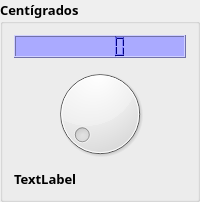
    <widget class="QGroupBox" name="groupBox">
     <property name="font">
      <font>
       <family>Verdana Pro Semibold</family>
       <pointsize>10</pointsize>
       <weight>75</weight>
       <bold>true</bold>
      </font>
     </property>
     <property name="styleSheet">
      <string notr="true"/>
     </property>
     <property name="title">
      <string>Centígrados</string>
     </property>
     <layout class="QVBoxLayout" name="verticalLayout">
      <item>
       <widget class="QLCDNumber" name="lcdCent">
        <property name="palette">
         <palette>
          <active>
           <colorrole role="WindowText">
            <brush brushstyle="SolidPattern">
             <color alpha="255">
              <red>0</red>
              <green>0</green>
              <blue>0</blue>
             </color>
            </brush>
           </colorrole>
           <colorrole role="Button">
            <brush brushstyle="SolidPattern">
             <color alpha="255">
              <red>0</red>
              <green>0</green>
              <blue>255</blue>
             </color>
            </brush>
           </colorrole>
           <colorrole role="Light">
            <brush brushstyle="SolidPattern">
             <color alpha="255">
              <red>127</red>
              <green>127</green>
              <blue>255</blue>
             </color>
            </brush>
           </colorrole>
           <colorrole role="Midlight">
            <brush brushstyle="SolidPattern">
             <color alpha="255">
              <red>63</red>
              <green>63</green>
              <blue>255</blue>
             </color>
            </brush>
           </colorrole>
           <colorrole role="Dark">
            <brush brushstyle="SolidPattern">
             <color alpha="255">
              <red>0</red>
              <green>0</green>
              <blue>127</blue>
             </color>
            </brush>
           </colorrole>
           <colorrole role="Mid">
            <brush brushstyle="SolidPattern">
             <color alpha="255">
              <red>0</red>
              <green>0</green>
              <blue>170</blue>
             </color>
            </brush>
           </colorrole>
           <colorrole role="Text">
            <brush brushstyle="SolidPattern">
             <color alpha="255">
              <red>0</red>
              <green>0</green>
              <blue>0</blue>
             </color>
            </brush>
           </colorrole>
           <colorrole role="BrightText">
            <brush brushstyle="SolidPattern">
             <color alpha="255">
              <red>255</red>
              <green>255</green>
              <blue>255</blue>
             </color>
            </brush>
           </colorrole>
           <colorrole role="ButtonText">
            <brush brushstyle="SolidPattern">
             <color alpha="255">
              <red>0</red>
              <green>0</green>
              <blue>0</blue>
             </color>
            </brush>
           </colorrole>
           <colorrole role="Base">
            <brush brushstyle="SolidPattern">
             <color alpha="255">
              <red>255</red>
              <green>255</green>
              <blue>255</blue>
             </color>
            </brush>
           </colorrole>
           <colorrole role="Window">
            <brush brushstyle="SolidPattern">
             <color alpha="255">
              <red>0</red>
              <green>0</green>
              <blue>255</blue>
             </color>
            </brush>
           </colorrole>
           <colorrole role="Shadow">
            <brush brushstyle="SolidPattern">
             <color alpha="255">
              <red>0</red>
              <green>0</green>
              <blue>0</blue>
             </color>
            </brush>
           </colorrole>
           <colorrole role="AlternateBase">
            <brush brushstyle="SolidPattern">
             <color alpha="255">
              <red>127</red>
              <green>127</green>
              <blue>255</blue>
             </color>
            </brush>
           </colorrole>
           <colorrole role="ToolTipBase">
            <brush brushstyle="SolidPattern">
             <color alpha="255">
              <red>255</red>
              <green>255</green>
              <blue>220</blue>
             </color>
            </brush>
           </colorrole>
           <colorrole role="ToolTipText">
            <brush brushstyle="SolidPattern">
             <color alpha="255">
              <red>0</red>
              <green>0</green>
              <blue>0</blue>
             </color>
            </brush>
           </colorrole>
           <colorrole role="PlaceholderText">
            <brush brushstyle="SolidPattern">
             <color alpha="128">
              <red>0</red>
              <green>0</green>
              <blue>0</blue>
             </color>
            </brush>
           </colorrole>
          </active>
          <inactive>
           <colorrole role="WindowText">
            <brush brushstyle="SolidPattern">
             <color alpha="255">
              <red>0</red>
              <green>0</green>
              <blue>0</blue>
             </color>
            </brush>
           </colorrole>
           <colorrole role="Button">
            <brush brushstyle="SolidPattern">
             <color alpha="255">
              <red>0</red>
              <green>0</green>
              <blue>255</blue>
             </color>
            </brush>
           </colorrole>
           <colorrole role="Light">
            <brush brushstyle="SolidPattern">
             <color alpha="255">
              <red>127</red>
              <green>127</green>
              <blue>255</blue>
             </color>
            </brush>
           </colorrole>
           <colorrole role="Midlight">
            <brush brushstyle="SolidPattern">
             <color alpha="255">
              <red>63</red>
              <green>63</green>
              <blue>255</blue>
             </color>
            </brush>
           </colorrole>
           <colorrole role="Dark">
            <brush brushstyle="SolidPattern">
             <color alpha="255">
              <red>0</red>
              <green>0</green>
              <blue>127</blue>
             </color>
            </brush>
           </colorrole>
           <colorrole role="Mid">
            <brush brushstyle="SolidPattern">
             <color alpha="255">
              <red>0</red>
              <green>0</green>
              <blue>170</blue>
             </color>
            </brush>
           </colorrole>
           <colorrole role="Text">
            <brush brushstyle="SolidPattern">
             <color alpha="255">
              <red>0</red>
              <green>0</green>
              <blue>0</blue>
             </color>
            </brush>
           </colorrole>
           <colorrole role="BrightText">
            <brush brushstyle="SolidPattern">
             <color alpha="255">
              <red>255</red>
              <green>255</green>
              <blue>255</blue>
             </color>
            </brush>
           </colorrole>
           <colorrole role="ButtonText">
            <brush brushstyle="SolidPattern">
             <color alpha="255">
              <red>0</red>
              <green>0</green>
              <blue>0</blue>
             </color>
            </brush>
           </colorrole>
           <colorrole role="Base">
            <brush brushstyle="SolidPattern">
             <color alpha="255">
              <red>255</red>
              <green>255</green>
              <blue>255</blue>
             </color>
            </brush>
           </colorrole>
           <colorrole role="Window">
            <brush brushstyle="SolidPattern">
             <color alpha="255">
              <red>0</red>
              <green>0</green>
              <blue>255</blue>
             </color>
            </brush>
           </colorrole>
           <colorrole role="Shadow">
            <brush brushstyle="SolidPattern">
             <color alpha="255">
              <red>0</red>
              <green>0</green>
              <blue>0</blue>
             </color>
            </brush>
           </colorrole>
           <colorrole role="AlternateBase">
            <brush brushstyle="SolidPattern">
             <color alpha="255">
              <red>127</red>
              <green>127</green>
              <blue>255</blue>
             </color>
            </brush>
           </colorrole>
           <colorrole role="ToolTipBase">
            <brush brushstyle="SolidPattern">
             <color alpha="255">
              <red>255</red>
              <green>255</green>
              <blue>220</blue>
             </color>
            </brush>
           </colorrole>
           <colorrole role="ToolTipText">
            <brush brushstyle="SolidPattern">
             <color alpha="255">
              <red>0</red>
              <green>0</green>
              <blue>0</blue>
             </color>
            </brush>
           </colorrole>
           <colorrole role="PlaceholderText">
            <brush brushstyle="SolidPattern">
             <color alpha="128">
              <red>0</red>
              <green>0</green>
              <blue>0</blue>
             </color>
            </brush>
           </colorrole>
          </inactive>
          <disabled>
           <colorrole role="WindowText">
            <brush brushstyle="SolidPattern">
             <color alpha="255">
              <red>0</red>
              <green>0</green>
              <blue>127</blue>
             </color>
            </brush>
           </colorrole>
           <colorrole role="Button">
            <brush brushstyle="SolidPattern">
             <color alpha="255">
              <red>0</red>
              <green>0</green>
              <blue>255</blue>
             </color>
            </brush>
           </colorrole>
           <colorrole role="Light">
            <brush brushstyle="SolidPattern">
             <color alpha="255">
              <red>127</red>
              <green>127</green>
              <blue>255</blue>
             </color>
            </brush>
           </colorrole>
           <colorrole role="Midlight">
            <brush brushstyle="SolidPattern">
             <color alpha="255">
              <red>63</red>
              <green>63</green>
              <blue>255</blue>
             </color>
            </brush>
           </colorrole>
           <colorrole role="Dark">
            <brush brushstyle="SolidPattern">
             <color alpha="255">
              <red>0</red>
              <green>0</green>
              <blue>127</blue>
             </color>
            </brush>
           </colorrole>
           <colorrole role="Mid">
            <brush brushstyle="SolidPattern">
             <color alpha="255">
              <red>0</red>
              <green>0</green>
              <blue>170</blue>
             </color>
            </brush>
           </colorrole>
           <colorrole role="Text">
            <brush brushstyle="SolidPattern">
             <color alpha="255">
              <red>0</red>
              <green>0</green>
              <blue>127</blue>
             </color>
            </brush>
           </colorrole>
           <colorrole role="BrightText">
            <brush brushstyle="SolidPattern">
             <color alpha="255">
              <red>255</red>
              <green>255</green>
              <blue>255</blue>
             </color>
            </brush>
           </colorrole>
           <colorrole role="ButtonText">
            <brush brushstyle="SolidPattern">
             <color alpha="255">
              <red>0</red>
              <green>0</green>
              <blue>127</blue>
             </color>
            </brush>
           </colorrole>
           <colorrole role="Base">
            <brush brushstyle="SolidPattern">
             <color alpha="255">
              <red>0</red>
              <green>0</green>
              <blue>255</blue>
             </color>
            </brush>
           </colorrole>
           <colorrole role="Window">
            <brush brushstyle="SolidPattern">
             <color alpha="255">
              <red>0</red>
              <green>0</green>
              <blue>255</blue>
             </color>
            </brush>
           </colorrole>
           <colorrole role="Shadow">
            <brush brushstyle="SolidPattern">
             <color alpha="255">
              <red>0</red>
              <green>0</green>
              <blue>0</blue>
             </color>
            </brush>
           </colorrole>
           <colorrole role="AlternateBase">
            <brush brushstyle="SolidPattern">
             <color alpha="255">
              <red>0</red>
              <green>0</green>
              <blue>255</blue>
             </color>
            </brush>
           </colorrole>
           <colorrole role="ToolTipBase">
            <brush brushstyle="SolidPattern">
             <color alpha="255">
              <red>255</red>
              <green>255</green>
              <blue>220</blue>
             </color>
            </brush>
           </colorrole>
           <colorrole role="ToolTipText">
            <brush brushstyle="SolidPattern">
             <color alpha="255">
              <red>0</red>
              <green>0</green>
              <blue>0</blue>
             </color>
            </brush>
           </colorrole>
           <colorrole role="PlaceholderText">
            <brush brushstyle="SolidPattern">
             <color alpha="128">
              <red>0</red>
              <green>0</green>
              <blue>0</blue>
             </color>
            </brush>
           </colorrole>
          </disabled>
         </palette>
        </property>
        <property name="styleSheet">
         <string notr="true">background-color: rgb(170, 170, 255);
</string>
        </property>
       </widget>
      </item>
      <item>
       <widget class="QDial" name="dialCent">
        <property name="styleSheet">
         <string notr="true">color: rgb(255, 255, 255);</string>
        </property>
        <property name="minimum">
         <number>-18</number>
        </property>
        <property name="maximum">
         <number>500</number>
        </property>
       </widget>
      </item>
      <item>
       <widget class="QLabel" name="lblCent">
        <property name="text">
         <string>TextLabel</string>
        </property>
       </widget>
      </item>
     </layout>
    </widget>
